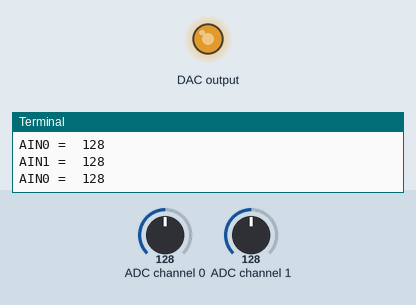
Bench run of a program on a simulated Raspberry Pi (BCM pin numbers). Shown: output pins drawn as LEDs (lit = HIGH), the last lines printed to the terminal. The inputs (shaded band) are chosen by the test bench; at power-on: ADC channel 0 = 128, ADC channel 1 = 128 (analog values on the 0–255 scale).

Above: at 1.2 s.
1.3 s: ADC channel 0 set to 178
At 2.5 s:
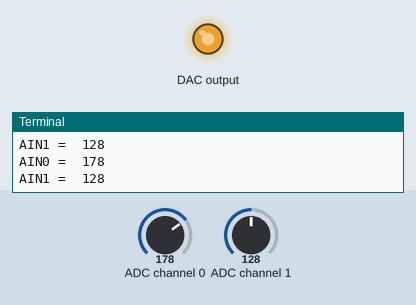
2.8 s: ADC channel 0 set to 0
At 3.6 s:
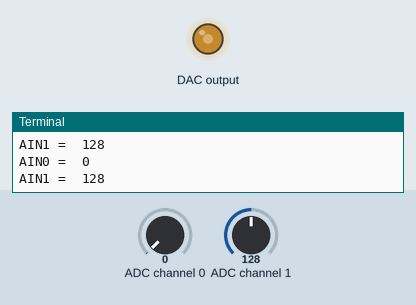
Timing chart, 0 to 5.8 s (numbered marks = the images above; inputs shaded):
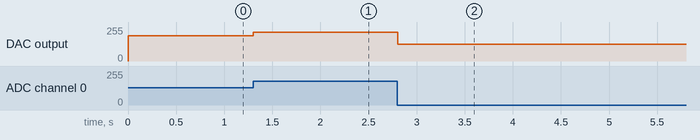

The program:

PCF8591.py
```python
#!/usr/bin/env python3
#------------------------------------------------------
#
#		This is a program for PCF8591 Module.
#
#		Warnng! The Analog input MUST NOT be over 3.3V!
#
#		In this script, we use a poteniometer for analog
#   input, and a LED on AO for analog output.
#
#		you can import this script to another by:
#	import PCF8591 as ADC
#
#	ADC.Setup(Address)  # Check it by sudo i2cdetect -y -1
#	ADC.read(channal)	# Channal range from 0 to 3
#	ADC.write(Value)	# Value range from 0 to 255
#
#------------------------------------------------------
import smbus as smbus
import time

# for RPI version 1, use "bus = smbus.SMBus(0)"
bus = smbus.SMBus(1)

#check your PCF8591 address by type in 'sudo i2cdetect -y -1' in terminal.
def setup(Addr):
	global address
	address = Addr

def read(chn): #channel
	try:
		if chn == 0:
			bus.write_byte(address,0x40)
		if chn == 1:
			bus.write_byte(address,0x41)
		if chn == 2:
			bus.write_byte(address,0x42)
		if chn == 3:
			bus.write_byte(address,0x43)
		bus.read_byte(address) # dummy read to start conversion
	except Exception as e:
		print ("Address: %s" % address)
		print (e)
	return bus.read_byte(address)

def write(val):
	try:
		temp = val # move string value to temp
		temp = int(temp) # change string to integer
		# print temp to see on terminal else comment out
		bus.write_byte_data(address, 0x40, temp)
	except Exception as e:
		print ("Error: Device address: 0x%2X" % address)
		print (e)

if __name__ == "__main__":
	setup(0x48)
	while True:
		print ('AIN0 = ', read(0))
		print ('AIN1 = ', read(1))
		tmp = read(0)
		tmp = tmp*(255-125)/255+125 # LED won't light up below 125, so convert '0-255' to '125-255'
		write(tmp)
#		time.sleep(0.3)
```

Measured:
- after the input at 1.3 s, DAC output: 190/255 → 215/255 at once
- after the input at 2.8 s, DAC output: 215/255 → 125/255 at once
